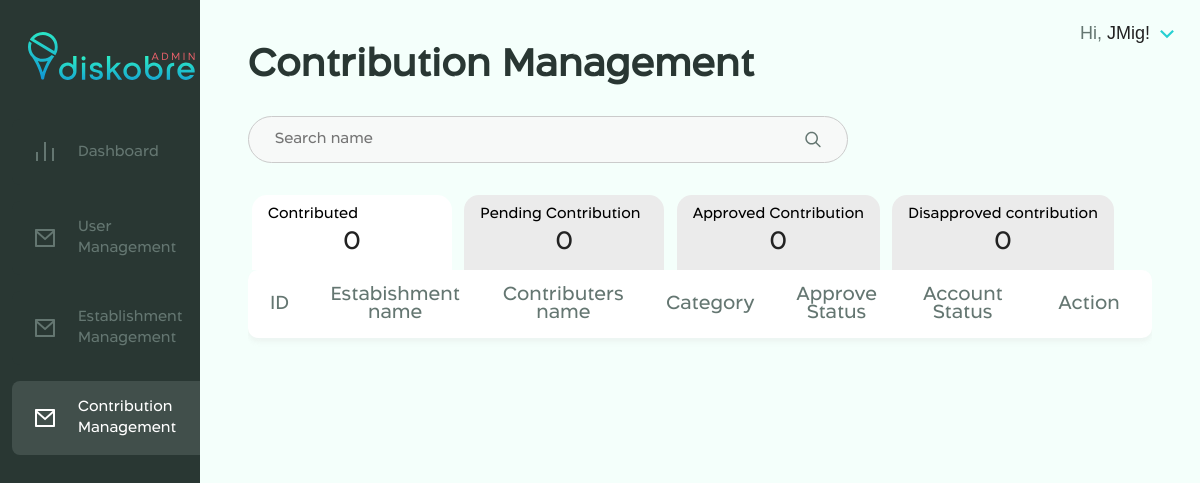
The page /Admin/contribution-management.php (signed in) on the database as committed earlier.
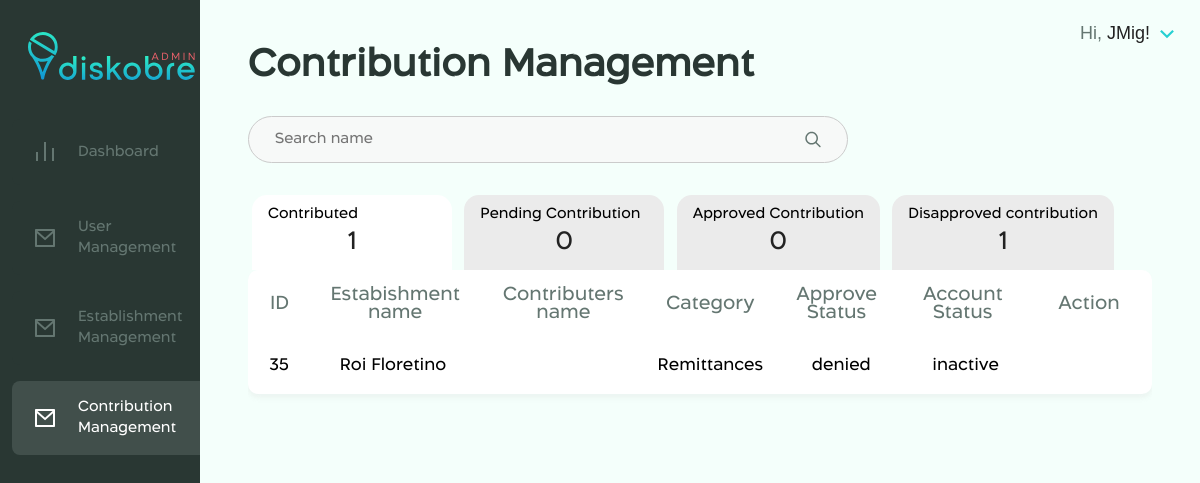
The same page on the database as committed later.
### tables this page shows
CREATE TABLE `establishment` (
  `establishment_id` int(12) NOT NULL,
  `estab_name` varchar(40) NOT NULL,
  `category_id` int(11) NOT NULL,
  `address` varchar(70) DEFAULT NULL,
  `latitude` decimal(23,20) DEFAULT NULL,
  `longtitude` decimal(23,20) DEFAULT NULL,
  `description` text NOT NULL,
  `estab_email` varchar(40) DEFAULT NULL,
  `status` varchar(30) DEFAULT '1',
  `user_fk` int(11) DEFAULT NULL,
  `contact` int(11) DEFAULT NULL
);

CREATE TABLE `category` (
  `category_id` int(11) NOT NULL,
  `estcat` varchar(255) NOT NULL
);

### Admin/contribution-management.php (the view, shortened to what the changed rows need)
<!DOCTYPE html>
<html data-wf-page="621b7665d8ed4d5648df79eb" data-wf-site="62165100d93c4633055bbbac">
<head>
  <link href="css/normalize.css" rel="stylesheet" type="text/css">
  <link href="css/styles.css" rel="stylesheet" type="text/css">
  <link href="css/diskobre-admin.styles.css" rel="stylesheet" type="text/css">
</head>
<?php
$link = mysqli_connect("localhost", "root", "");
mysqli_select_db($link, "diskobre");
$ownerNum = mysqli_query($link, "SELECT COUNT(*) AS allEstablishOwner FROM establishment  JOIN user ON establishment.user_fk = user.user_id where user.user_type = '2';");
$dataOwner=mysqli_fetch_array($ownerNum);
$allDataOwner = $dataOwner['allEstablishOwner'];
$disapprovedContr = mysqli_query($link, "SELECT COUNT(*) AS totalDisapprove FROM establishment JOIN user ON establishment.user_fk = user.user_id where user.user_type = '2' AND   status = 3");
$getDisapprove=mysqli_fetch_array($disapprovedContr);
$totalDisapprove = $getDisapprove['totalDisapprove'];
?>
<body>
  <div class="body-wrapper">
    <div class="right-panel">
      <div class="page-container">
        <h1 class="page-title">Contribution Management</h1>
        <div data-current="Tab 1" data-easing="ease" data-duration-in="300" data-duration-out="100" class="w-tabs">
          <div class="w-tab-menu">
            <a data-w-tab="Tab 1" class="estab-tab w-inline-block w-tab-link w--current">
              <div class="flex-v">
                <div class="tab-title">Contributed</div>
                <div class="tab-num"><?php echo($allDataOwner) ?></div>
              </div>
            </a>
            <a data-w-tab="Tab 4" class="estab-tab w-inline-block w-tab-link">
              <div class="flex-v">
                <div class="tab-title">Disapproved contribution</div>
                <div class="tab-num"><?php echo($totalDisapprove) ?></div>
              </div>
            </a>
          </div>
          <div class="w-tab-content">
            <div data-w-tab="Tab 1" class="w-tab-pane w--tab-active">
              <div class="box table mb-2">
                <?php
                    if($link){
                        if(isset($_GET['search-user'])) {
                          $searchedUser = $_GET['search-user'];
                          mysqli_select_db($link, "diskobre");
                          $userSearch = mysqli_query($link, "SELECT * from establishment JOIN user ON establishment.user_fk = user.user_id where estab_name LIKE '%{$searchedUser}%' AND user.user_type = '2';");
                          if(mysqli_num_rows($userSearch) > 0){
                            while($s = mysqli_fetch_array($userSearch)){
                              if($s['status'] == 1) {
                                $status = "pending";
                              }
                              else if($s['status'] == 2) {
                                $status = "approved";
                              }
                              else if($s['status'] == 3) {
                                $status = "denied";
                              }
                              $fCategory =$s['category_id'];
                              $category = mysqli_query($link, "SELECT estcat from category where category_id='{$fCategory}'");
                              if(mysqli_num_rows($category) > 0){
                                while($cat = mysqli_fetch_array($category)) {
                                    $foundC = $cat['estcat'];
                                }}
                              ?>
                              <div class="w-layout-grid table-grid row estab">
                                <div id="w-node-_07237bdd-3fc1-a28d-53fb-d1319bdafb32-48df79eb" class="cell-holder">
                                  <div class="cell-data"><?php echo($s['establishment_id']);?></div>
                                </div>
                                <div id="w-node-_07237bdd-3fc1-a28d-53fb-d1319bdafb35-48df79eb" class="cell-holder">
                                  <div class="cell-data"><?php echo($s['estab_name']);?></div>
                                </div>
                                <div id="w-node-_07237bdd-3fc1-a28d-53fb-d1319bdafb38-48df79eb" class="cell-holder">
                                  <div class="cell-data"><?php echo $s['fname'] . " " . $s['middle'] ." " . $s['lname'] ?></div>
                                </div>
                                <div id="w-node-_07237bdd-3fc1-a28d-53fb-d1319bdafb3b-48df79eb" class="cell-holder">
                                  <div class="email-cont">
                                    <div class="cell-data">
                                      <div class="cell-data"><?php echo($foundC); ?></div>
                                    </div>
                                  </div>
                                </div>
                                <div id="w-node-_07237bdd-3fc1-a28d-53fb-d1319bdafb3e-48df79eb" class="cell-holder">
                                  <div class="cell-data"><?php echo $status; ?></div>
                                </div>
                                <div id="w-node-_52b6058c-9090-5212-60aa-9c6e596c737a-48df79eb" class="cell-holder">
                                  <div class="cell-data"><div class="cell-data"><?php if($status == "denied" || $status == "pending") {echo("inactive");} else {echo("active");} ?></div></div>
                                </div>
                                <div id="w-node-_07237bdd-3fc1-a28d-53fb-d1319bdafb41-48df79eb" class="cell-holder">
                                    <a href="view-establishment.php?estab_id=<?php echo $s['establishment_id'];?>&type=estab&status=<?php echo($status)?>"><img id="view-<?php echo($s['establishment_id']) ?>" loading="lazy" src="images/Group-418.svg" alt="" class="action-icon view-btn"></a>
                                    <img onclick="" loading="lazy" src="images/Group-416_3.svg" alt="" class="action-icon deny-btn" id="deny-<?= $s['establishment_id'];?>">
                                 </div>
                              </div>
                   <?php  }
                        }
                      }
                        else if(!isset($_GET['search-user']))  {
                          $user = mysqli_query($link, "SELECT * from establishment JOIN user ON establishment.user_fk = user.user_id where user.user_type = '2';");
                          if(mysqli_num_rows($user) > 0){
                              while($s = mysqli_fetch_array($user)){
                                  if($s['status'] == 1) {
                                    $status = "pending";
                                  }
                                  else if($s['status'] == 2) {
                                    $status = "approved";
                                  }
                                  else if($s['status'] == 3) {
                                    $status = "denied";
                                  }
                                  $fCategory =$s['category_id'];
                                  $category = mysqli_query($link, "select estcat from category where category_id='{$fCategory}'");
                                  if(mysqli_num_rows($category) > 0){
                                    while($cat = mysqli_fetch_array($category)) {
                                        $foundC = $cat['estcat'];
                                    }}
                                  ?>
                                <div class="w-layout-grid table-grid row estab">
                                  <div id="w-node-_07237bdd-3fc1-a28d-53fb-d1319bdafb32-48df79eb" class="cell-holder">
                                    <div class="cell-data"><?php echo($s['establishment_id']);?></div>
                                  </div>
                                  <div id="w-node-_07237bdd-3fc1-a28d-53fb-d1319bdafb35-48df79eb" class="cell-holder">
                                    <div class="cell-data"><?php echo($s['estab_name']);?></div>
                                  </div>
                                  <div id="w-node-_07237bdd-3fc1-a28d-53fb-d1319bdafb38-48df79eb" class="cell-holder">
                                  </div>
                                  <div id="w-node-_07237bdd-3fc1-a28d-53fb-d1319bdafb3b-48df79eb" class="cell-holder">
                                    <div class="email-cont">
                                      <div class="cell-data">
                                        <div class="cell-data"><?php echo($foundC); ?></div>
                                      </div>
                                    </div>
                                  </div>
                                  <div id="w-node-_07237bdd-3fc1-a28d-53fb-d1319bdafb3e-48df79eb" class="cell-holder">
                                    <div class="cell-data"><?php echo $status; ?></div>
                                  </div>
                                  <div id="w-node-_52b6058c-9090-5212-60aa-9c6e596c737a-48df79eb" class="cell-holder">
                                    <div class="cell-data"><div class="cell-data"><?php if($status == "denied" || $status == "pending") {echo("inactive");} else {echo("active");} ?></div></div>
                                  </div>
                                  <div id="w-node-_07237bdd-3fc1-a28d-53fb-d1319bdafb41-48df79eb" class="cell-holder">
                                  </div>
                                </div> <?php
                              }
                        }
                      }else echo "NO USERS YET!";
                    }
                ?>
              </div>
            </div>
        </div>
      </div>
    </div>
  </div>
</body>
</html>

Rows that differ between the two databases and show on the page:
added establishment: establishment_id "35", estab_name "Roi Floretino", category.estcat "Remittances", status "denied", shows "inactive"
Other text that changed with them:
$allDataOwner: "0" → "1"
$totalDisapprove: "0" → "1"
